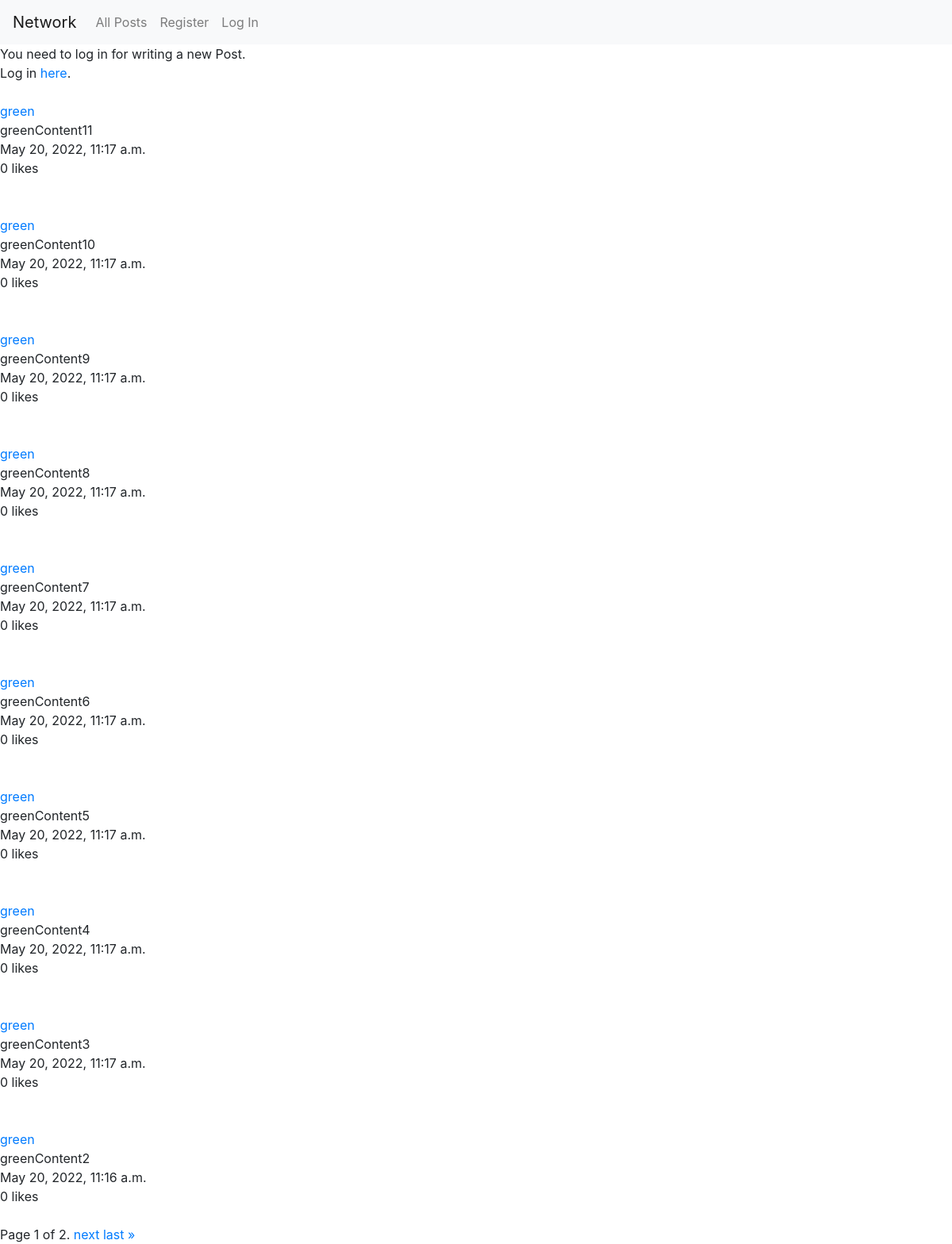
The page / on the database its author committed.
### network/models.py (models this page shows, shortened)
class Post(models.Model):
    user = models.ForeignKey('User', on_delete=models.CASCADE)
    content = models.CharField(max_length=512)
    posted = models.DateTimeField(auto_now_add=True)
    likes = models.IntegerField(default=0)
    liked = models.ManyToManyField(Profile, related_name="profiles")

class User(AbstractUser):
    pass

### network/views.py (the view)
# urls.py: path("", views.index, name="index"),
def index(request):
    if request.method == 'POST':
        form = PostForm(request.POST)
        if form.is_valid:
            form = form.save(commit=False)
            form.user_id = request.user.id
            form.save()
            return HttpResponseRedirect("/")
        else:
            return HttpResponseRedirect("/")
    else:
        all_posts = Post.objects.select_related().order_by('-posted')
        paginate_posts = Paginator(all_posts, 10, orphans=0, allow_empty_first_page=True)
        page_number = request.GET.get('page')
        page_obj = paginate_posts.get_page(page_number)
        return render(request, "network/index.html" , {
            "form": PostForm(),
            "posts": page_obj
        })

### network/templates/network/index.html (shortened to what this page needs)
{% extends "network/layout.html" %}
{% block body %}
    {% if profile %}
        {% if user.is_authenticated and profile.user.username != request.user.username %}
            <form action="{% url 'profile' profile.user.username %}" method="post">
                {% csrf_token %}
                    <input class="btn btn-info" type="submit" name="follow" value="follow">
                    <input class="btn btn-info" type="submit" name="unfollow" value="unfollow">
            </form>
        {% endif %}
        <div>
            following: {{ profile.following.count }}
            <br>
            followers: {{ profile.followers }}
        </div>
    {% else %}
        <div>
            {% if user.is_authenticated %}
                <form action="{% url 'index' %}" method="post">
                    {% csrf_token %}
                    <label>{{ form.content.label }}</label>
                    <div>{{ form.content }}</div>
                    <input type="submit" value="Post">
                </form>
            {% else %}
                You need to log in for writing a new Post.<br>
                Log in <a href="{% url 'login' %}">here</a>.
            {% endif %}
        </div>
    {% endif %}
    <div>
        {% if posts %}
            {% for item in posts %}
                <br>
                <div>
                    <div>
                        <a href={% url 'profile' item.user.username %}>{{ item.user.username}}</a>
                    </div>
                    <div>
                        {{ item.content }}
                    </div>
                    <div>
                        {{ item.posted }}
                    </div>
                    <div>
                        {{ item.likes }} likes
                    </div>
                </div>
                <br>
            {% endfor %}
        {% else %}
            No Posts
        {% endif %}
    </div>
    <div class="pagination">
        <span class="step-links">
            <span class="current">
                Page {{ posts.number }} of {{ posts.paginator.num_pages }}.
            </span>
            {% if posts.has_next %}
                <a href="?page={{ posts.next_page_number }}">next</a>
                <a href="?page={{ posts.paginator.num_pages }}">last &raquo;</a>
            {% endif %}
        </span>
    </div>
{% endblock %}

### rows shown on the page
Post: user.username "green", content "greenContent11", posted "May 20, 2022, 11:17 a.m.", likes "0"
Post: user.username "green", content "greenContent10", posted "May 20, 2022, 11:17 a.m.", likes "0"
Post: user.username "green", content "greenContent9", posted "May 20, 2022, 11:17 a.m.", likes "0"
Post: user.username "green", content "greenContent8", posted "May 20, 2022, 11:17 a.m.", likes "0"
Post: user.username "green", content "greenContent7", posted "May 20, 2022, 11:17 a.m.", likes "0"
Post: user.username "green", content "greenContent6", posted "May 20, 2022, 11:17 a.m.", likes "0"
Post: user.username "green", content "greenContent5", posted "May 20, 2022, 11:17 a.m.", likes "0"
Post: user.username "green", content "greenContent4", posted "May 20, 2022, 11:17 a.m.", likes "0"
Post: user.username "green", content "greenContent3", posted "May 20, 2022, 11:17 a.m.", likes "0"
Post: user.username "green", content "greenContent2", posted "May 20, 2022, 11:16 a.m.", likes "0"

### other values the page prints
{{ posts.number }} "1"
{{ posts.paginator.num_pages }} "2"
